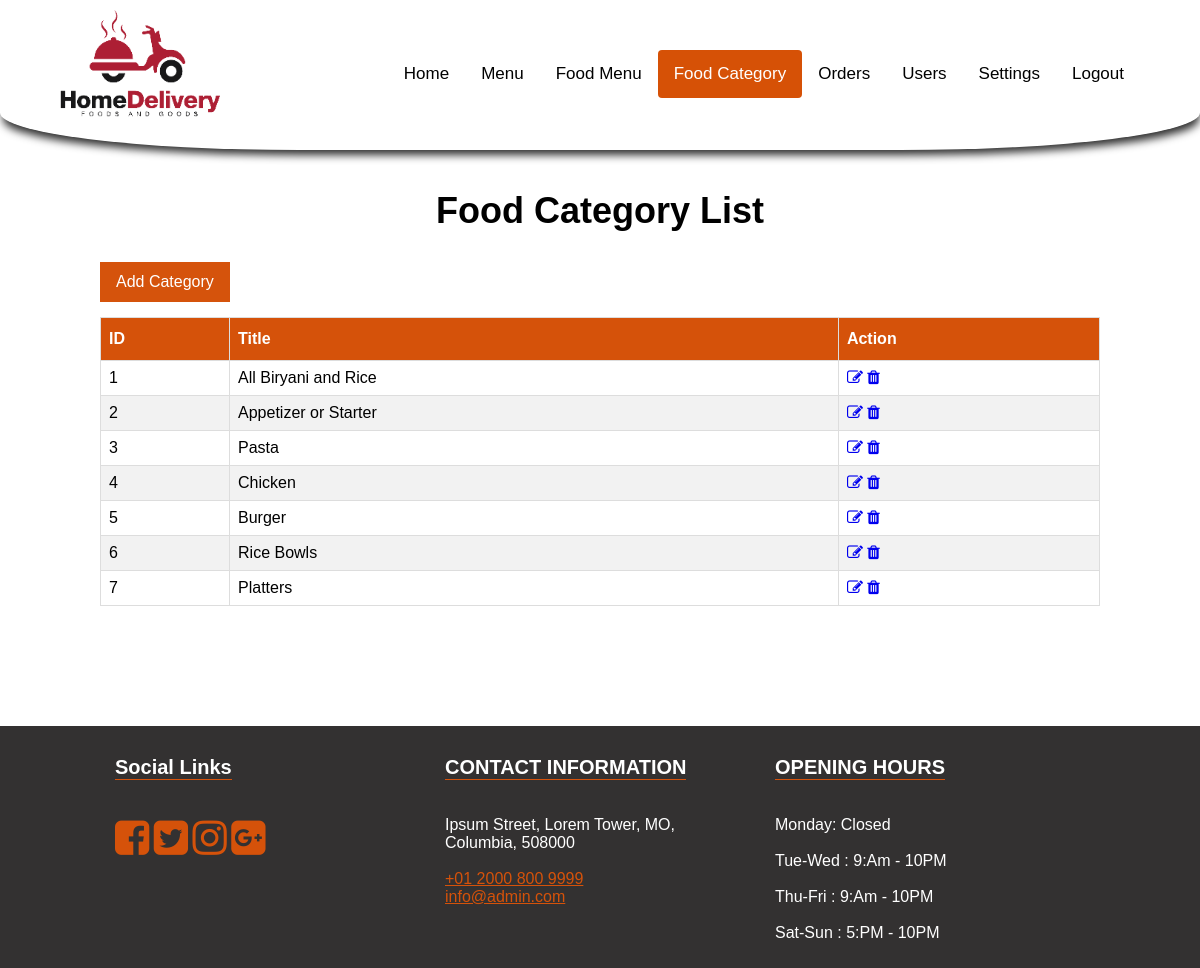
The app's page /admin-food-cat.php (signed in) with its own data.
### tables this page shows
CREATE TABLE `category` (
  `id` int(11) NOT NULL,
  `title` varchar(255) NOT NULL
);

CREATE TABLE `settings` (
  `id` int(11) NOT NULL,
  `about_title` text NOT NULL,
  `about_detail` text NOT NULL,
  `about_img` varchar(255) NOT NULL,
  `fb_link` varchar(255) NOT NULL,
  `tw_link` varchar(255) NOT NULL,
  `ins_link` varchar(255) NOT NULL,
  `gplus_link` varchar(255) NOT NULL,
  `contact_info` text NOT NULL,
  `opening_hours` text NOT NULL,
  `currency` enum('GBP','USD','EURO') NOT NULL DEFAULT 'GBP'
);

### admin-food-cat.php (the view, shortened to what this page needs)
<?php
include 'includes/header.php';
$sql = "SELECT * FROM category";
$result = $conn->query($sql);
?>
	<section class="inner-page-sec">
		<div class="container">
			<h1>Food Category List</h1>
			<a href="add-category.php" class="add-btn">Add Category</a>
			<div style="overflow-x:auto;">
				<table class="custom-tbl">
					<thead>
						<tr>
							<th>ID</th>
							<th>Title</th>
							<th>Action</th>
						</tr>
					</thead>
					<tbody>
						<?php
						if ($result->num_rows > 0) {
							while($row = $result->fetch_assoc()){
						?>
						<tr>
							<td><?php echo $row['id']?></td>
							<td><?php echo $row['title']?></td>
							<td>
								<a href="edit-cat.php?id=<?php echo $row['id']?>"><i class="fa fa-pencil-square-o" aria-hidden="true"></i></a>
								<a href="delete-cat.php?id=<?php echo $row['id']?>" class="delete-btn"><i class="fa fa-trash" aria-hidden="true"></i></a>
							</td>
						</tr>
						<?php } } else { ?>
							<tr>
								<td colspan="3">No Category Found!</td>
							</tr>
						<?php }  ?>
					</tbody>
				</table>
			</div>
		</div>
	</section>
<?php include 'includes/footer.php'; ?>

### includes/footer.php (shortened to what this page needs)
<footer>
	<div class="container">
		<div class="col-1">
			<h3>Social Links</h3>
			<ul>
				<li><a href="<?php echo $rowS['fb_link'];?>"><i class="fa fa-facebook-square" aria-hidden="true"></i></a></li>
				<li><a href="<?php echo $rowS['tw_link'];?>"><i class="fa fa-twitter-square" aria-hidden="true"></i></a></li>
				<li><a href="<?php echo $rowS['ins_link'];?>"><i class="fa fa-instagram" aria-hidden="true"></i></a></li>
				<li><a href="<?php echo $rowS['gplus_link'];?>"><i class="fa fa-google-plus-square" aria-hidden="true"></i></a></li>
			</ul>
		</div>
		<div class="col-1">
			<h3>CONTACT INFORMATION</h3>
			<p>
				<?php echo $rowS['contact_info'];?>
			</p>
		</div>
		<div class="col-1">
			<h3>OPENING HOURS</h3>
			<p>
				<?php echo $rowS['opening_hours'];?>
			</p>
		</div>
	</div>
</footer>
</div>
</body>
</html>

### css/main.css (style rules this page uses)
body { margin: 0; font-family: Arial, Helvetica, sans-serif; }
footer { background-color: #333131; color: #fff; }
footer .container { max-width: 1000px; width: 100%; margin: 0px auto; }
footer .container .col-1 { float: left; width: 30%; padding: 10px 15px; }
footer .container .col-1 a { color: #d5520a; }
footer .container .col-1 h3 { text-align: left; font-size: 20px; border-bottom: 1px solid #d5530c; display: inline-block; }
footer .container .col-1 ul { padding: 0px; list-style: none; }
footer .container .col-1 ul li { display: inline-block; }
footer .container .col-1 ul li a { font-size: 40px; color: #d5520a; }
.inner-page-sec { padding-top: 150px; padding-bottom: 80px; }
.inner-page-sec .container { max-width: 1000px; width: 100%; margin: 40px auto; }
.inner-page-sec .container h1 { text-align: center; font-size: 36px; }
.custom-tbl { font-family: Arial, Helvetica, sans-serif; border-collapse: collapse; width: 100%; }
.custom-tbl td, .custom-tbl th { border: 1px solid #ddd; padding: 8px; }
.custom-tbl tr:nth-child(even) { background-color: #f2f2f2; }
.custom-tbl th { padding-top: 12px; padding-bottom: 12px; text-align: left; background-color: #d5520a; color: white; }
.add-btn { text-decoration: none; background-color: #d5530c; border: 1px solid #d5530c; color: #ffffff; padding: 10px 15px; display: inline-block; margin-bottom: 15px; }

### records on screen
category: id "1", title "All Biryani and Rice"
category: id "2", title "Appetizer or Starter"
category: id "3", title "Pasta"
category: id "4", title "Chicken"
category: id "5", title "Burger"
category: id "6", title "Rice Bowls"
category: id "7", title "Platters"
settings: contact_info "Ipsum Street, Lorem Tower, MO, Columbia, 508000 +01 2000 800 9999 info@admin.com", opening_hours "Monday: Closed Tue-Wed : 9:Am - 10PM Thu-Fri : 9:Am - 10PM Sat-Sun : 5:PM - 10PM"

### other values on screen
$link['text'] "Food Menu"
$link['text'] "Food Category"
$link['text'] "Orders"
$link['text'] "Users"
$link['text'] "Settings"
$link['text'] "Logout"
